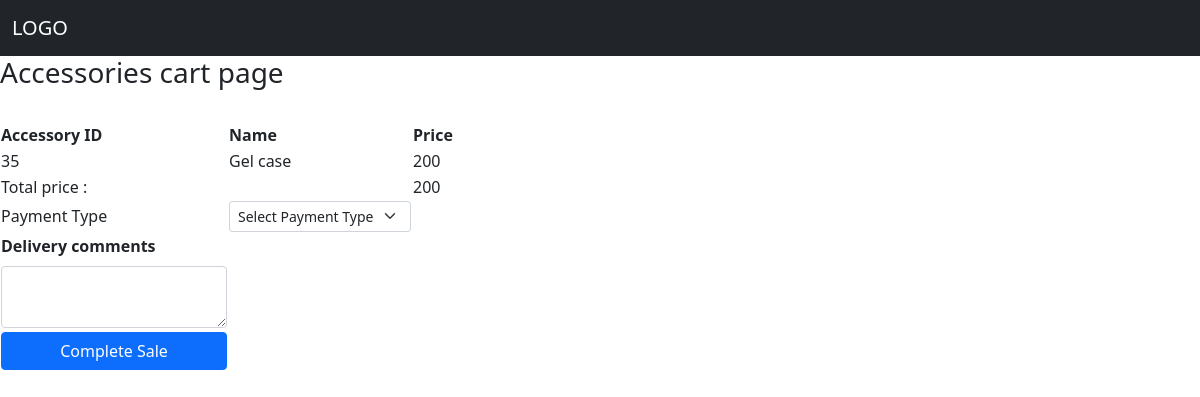
The page /acce_cart/35 on the database its author committed.
### Accessories/models.py (models this page shows)
class Retail_Accessories(models.Model):
    devices = models.ForeignKey(Devices,on_delete=models.CASCADE, related_name = 'acceessories_device')
    make = models.ForeignKey(Make,on_delete=models.CASCADE, related_name = 'acceessories_make')
    model = models.ForeignKey(Model,on_delete=models.CASCADE, related_name = 'acceessories_model')
    acce_name = models.ForeignKey(Acceesories_name,on_delete=models.CASCADE, related_name = 'acceessories_part_name')
    acce_colour = models.ForeignKey(Part_colour,on_delete=models.CASCADE, related_name = 'acceessories_colour')
    supplier = models.ForeignKey(Supplier,on_delete=models.CASCADE, related_name = 'accessories_supplier')
    quantity = models.IntegerField()
    cost = models.IntegerField()
    retail_price = models.IntegerField(null=True, blank=True)
    acce_status = models.ForeignKey(Acceesories_status,on_delete=models.CASCADE, related_name = 'accessories_status',null=True, blank=True)
    date = models.DateTimeField(null=True, blank=True)
    user = models.ForeignKey(User, on_delete = models.CASCADE, null=True, blank=True)
    alocated = models.BooleanField(default=False)

class Acceesories_name(models.Model):
    acce_name = models.CharField(max_length=250)
    def __str__(self):
        return self.acce_name

### Retail/views.py (the view, shortened to what this page needs)
# urls.py: path('acce_cart/<str:id>', views.acce_cart, name='acce_cart'),
def acce_cart(request,id):
    acce = Retail_Accessories.objects.get(id=id)
    payment_type = Payment_type.objects.all()
    data1 = Acce_Cart(cart = acce)
    data1.save()
    context = {"acce_context":acce, 'payment_type_context':payment_type}
    return render(request,'acce_cart.html',context)

### templates/acce_cart.html (shortened to what this page needs)
{% extends 'base.html' %}
{% block content %}
<h3>Accessories cart  page</h3><br>
  <table>
    <thead>
          <tr>
          <th>Accessory ID</th>
          <th> Name</th>
          <th> Price</th>
        </tr>
    </thead>
      <tr>
        <td>{{acce_context.id}}</td>
        <td>{{acce_context.acce_name}}</td>
        <td>{{acce_context.retail_price}}</td>
    </tr>
    <tr>
        <td>
        Total price :
        </td>
        <td>   </td>
        <td>
            {{acce_context.retail_price}}
        </td>
    </tr>
  <form method="POST" action="#">
   <tr>
         <td>Payment Type</td>
         <td><select required class="form-select form-select-sm" name="payment_type_name"  aria-label=".form-select-sm example">
             <option selected>Select Payment Type</option>
         </select></td>
 </tr>
 <tr>
    <td>
        <label for="exampleInputEmail1" class="form-label"> <strong> Delivery comments </strong></label>
        <textarea name = "delivery_comments_name" {{job_update_context.description}}  class="form-control" id="descrition_id" placeholder="Delivery comments"> </textarea>
      </td>
</tr>
 <tr>
     <td></td>
 </tr>
 <tr>
     <td> <button type="submit" class="btn btn-primary  col-md-12 mb-2" >Complete Sale</button></td>
 </tr>
</form>
</table>
{% endblock %}

### rows shown on the page
Retail_Accessories: id "35", acce_name "Gel case", retail_price "200"
